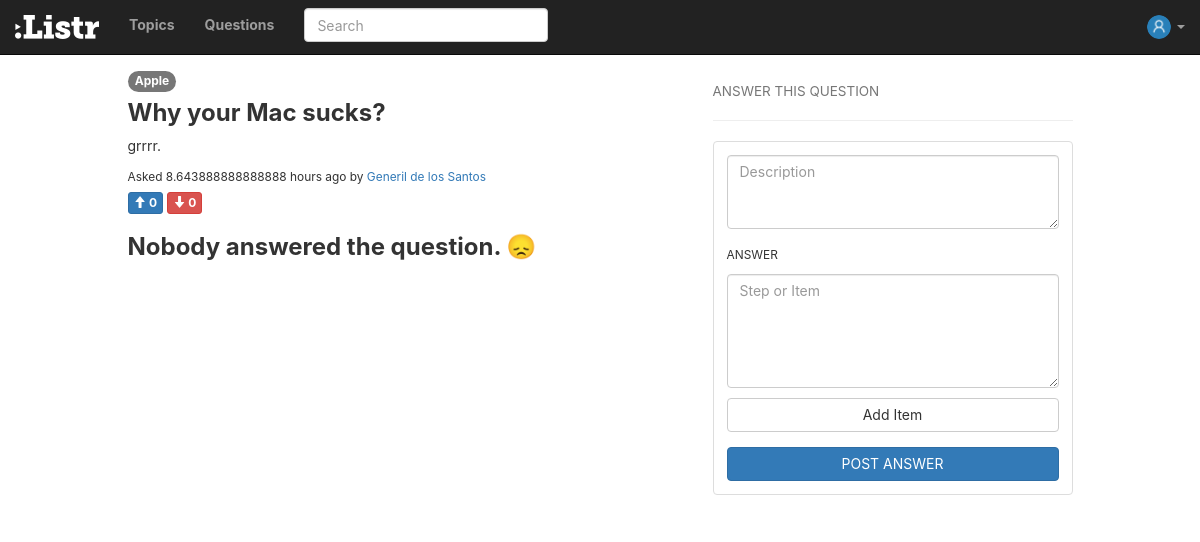
Page /questions/34/ (signed in) on the earlier database version.
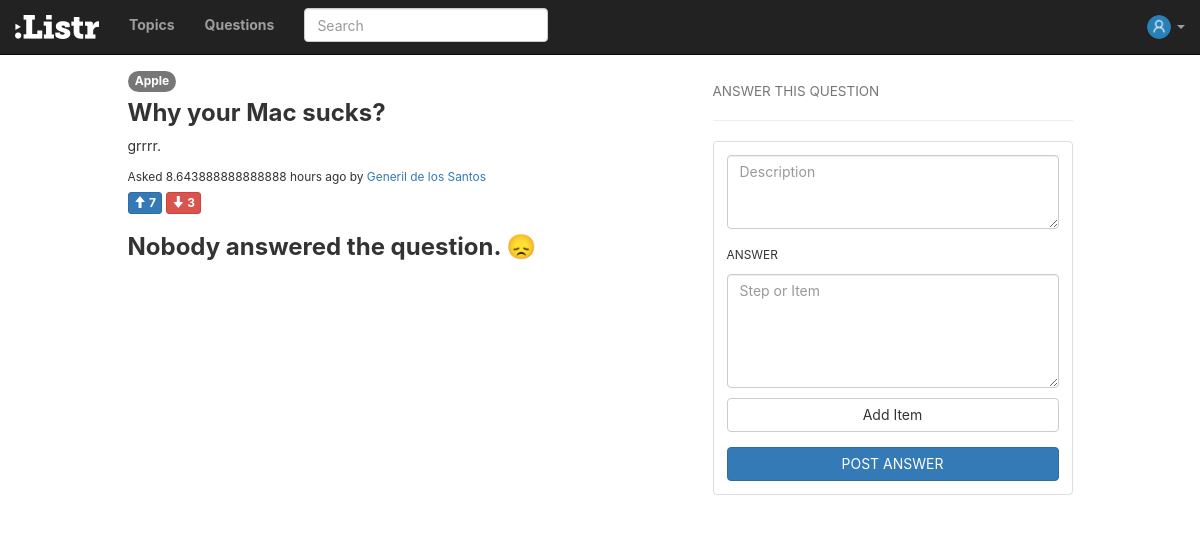
Same page on the later database version.
### questions/models.py (models this page shows, shortened)
class Question(models.Model):
	question = models.CharField(max_length = 30)
	details = models.CharField(max_length = 100, default = "")
	questioner = models.ForeignKey(User, on_delete = models.CASCADE)
	question_date = models.DateTimeField(auto_now_add=True)
	upvotes = models.IntegerField(default = 0)
	downvotes = models.IntegerField(default = 0)
	topic = models.ForeignKey(Topic, blank = True, null = True, on_delete = models.CASCADE)
	def __unicode__(self):
		return self.question
	class Meta:
		ordering = ['-question_date']

class Topic(models.Model):
	topic = models.CharField(max_length = 30)
	details = models.CharField(max_length = 100, default = "")
	creator = models.ForeignKey(User, on_delete = models.CASCADE)
	create_date = models.DateTimeField(auto_now_add=True)
	is_verified = models.BooleanField(default = False)
	image = models.FileField(blank=True)
	def __unicode__(self):
		return self.topic
	class Meta:
		ordering = ['topic']

### questions/views.py (the view)
# urls.py: url(r'^questions/(?P<question_id>[0-9]+)/$', views.question_detail, name='question_detail'),
def question_detail(request, question_id):
	if not request.user.is_authenticated:
		return redirect('/')
	question = Question.objects.get(id = question_id)
	all_answers = Answer.objects.filter(question = question)
	date = prettydate(question.question_date)
	date_relative = []
	for item in all_answers:
		item.answers = Instruction.objects.filter(answer = item)
		if isinstance(item.answer_date, datetime):
			tmp = prettydate(item.answer_date)
		else:
			tmp = "No date specified"
		date_relative.append(tmp)
	zipped_data = zip(all_answers, date_relative)
	context = {
		'question': question,
		'answers': zipped_data,
		'question_date': date
	}
	return render(request, 'question_select.html', context)

### questions/views.py (called while the page is built)
def prettydate(d):
	utc = UTC()
	diff = datetime.now(utc) - d
	s = diff.seconds
	if diff.days > 7 or diff.days < 0:
		return d.strftime('%b %d, %y')
	elif diff.days == 1:
		return '1 day ago'
	elif diff.days > 1:
		return '{} days ago'.format(diff.days)
	elif s <= 1:
		return 'just now'
	elif s < 60:
		return '{} seconds ago'.format(s)
	elif s < 120:
		return '1 minute ago'
	elif s < 3600:
		return '{} minutes ago'.format(s/60)
	elif s < 7200:
		return '1 hour ago'
	else:
		return '{} hours ago'.format(s/3600)

	def utcoffset(self, dt):
		return ZERO

	def dst(self, dt):
		return ZERO

### questions/templates/question_select.html (shortened to what the changed rows need)
{% extends "base.html" %}
{% load static %}
{% block content %}
<small class="label label-default" style="font-size: 12px; border-radius: 50px;"><a href="/topics/{{question.topic.id}}" class="topic-btn">{{question.topic}}</a></small>
<h3 style="font-weight:bold; margin-top:10px;">{{question}}</h3>
<p class="more">{{question.details}}</p>
<small>
  Asked {{question_date}} by <a href="">{{question.questioner.first_name}} {{question.questioner.last_name}}</a>
</small>
<div style="padding-top: 5px;">
        <form action="{% url 'question_upvote' question_id=question.pk%}?next={{ request.path }}" method="POST" style="display:inline-block;">
            <button type="submit" class="btn btn-primary btn-xs">
              <span class="glyphicon glyphicon-arrow-up"></span>
              <span style="font-weight:bold">{{question.upvotes}}</span>
            </button>
        </form>
        <form class="" action="{% url 'question_downvote' question_id=question.pk%}?next={{ request.path }}" method="POST" style="display:inline-block;">
            <button type="submit" class="btn btn-danger btn-xs">
              <span class="glyphicon glyphicon-arrow-down"></span>
              <span style="font-weight:bold">{{question.downvotes}}</span>
            </button><br>
        </form>
</div>
{% if answers|length > 0%}
  <br>
  {% if answers|length > 1%}
    <h3><small>{{answers|length}} Answers</small></h3>
  {% else %}
    <h3><small>{{answers|length}} Answer</small></h3>
  {% endif %}
  <hr>
  {% for answer, date_answered in answers %}
  <div class="panel panel-default">
    <div class="panel-heading" style="padding-bottom:10px">
      <div class="row">
        <div class="col-xs-1">
          <img class="center-cropped" src="{% static 'questions/assets/default-user-avatar.png' %}" height="30px" width="30px">
        </div>
        <div class="col-xs-11" style="padding-left: 5px;">
          <h5 style="font-weight:bold; margin-top:0px; margin-bottom:5px;">
            <a href="{% url 'profile' answer.respondent.id %}">
              {{ answer.respondent.first_name }} {{ answer.respondent.last_name }}
            </a>
            <small>@{{answer.respondent.username}}</small>
          </h5>
          <h6 style="margin-bottom:0px; margin-top:5px;">Info</h6>
        </div>
      </div>
    </div>
    <div class="panel-body" style="padding-top:0; padding-bottom:5px">
      <p style="margin: 5px auto; word-wrap: break-word;">{{answer.description}}</p>
      {% if answer.answers|length > 1 %}
        <small><a href="{% url 'answer_detail' answer_id=answer.id %}">Show {{answer.answers|length}} Items</a></small>
      {% elif answer.answers|length == 1 %}
        <small><a href="{% url 'answer_detail' answer_id=answer.id %}">Show {{answer.answers|length}} Items</a></small>
      {% else %}
        <small><a href="{% url 'answer_detail' answer_id=answer.id %}">Show Answer</a></small>
      {% endif %}
    </div>
    <div class="panel-footer" style="padding-top:10px; padding-bottom:10px;">
      <div>
        <form action="{% url 'answer_upvote' answer_id=answer.pk%}?next={{ request.path }}" method="POST" style="display:inline-block;">
        {% csrf_token %}
            <button type="submit" class="btn btn-primary btn-xs">
              <span class="glyphicon glyphicon-arrow-up"></span>
              <span style="font-weight:bold">{{answer.upvotes}}</span>
            </button>
        </form>
        <form action="{% url 'answer_downvote' answer_id=answer.pk%}?next={{ request.path }}" method="POST" style="display:inline-block;">
        {% csrf_token %}
            <button type="submit" class="btn btn-danger btn-xs">
              <span class="glyphicon glyphicon-arrow-down"></span>
              <span style="font-weight:bold">{{answer.downvotes}}</span>
            </button><br>
        </form>
      </div>
      <small style="color:darkgray">
        <span class="glyphicon glyphicon-comment"></span>
        <span style="color:darkgray">0</span>
      </small>
      <small> - </small>
      <small style="color:darkgray">{{date_answered}}</small>
    </div>
  </div>
  {% endfor %}
{% else %}
  <h3 style="font-weight:bold">Nobody answered the question. 😞</h3>
{% endif %}
{% endblock %}

Differences in the rows shown:
changed Question "Why your Mac sucks?": upvotes "0" → "7"; downvotes "0" → "3"
